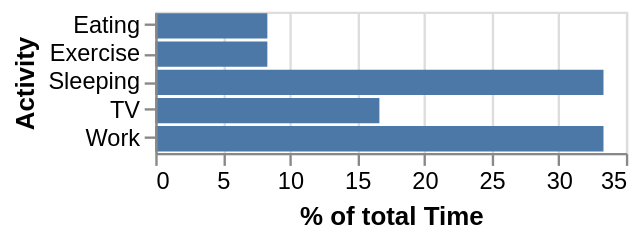

Specify this chart in Vega-Lite:
### Vega specification from a JSON file in a GitHub repository (floating-point values rounded to 4 significant figures)
{"$schema": "https://vega.github.io/schema/vega/v5.json", "description": "A bar graph showing what activites consume what percentage of the day.", "autosize": "pad", "padding": 5, "width": 200, "style": "cell", "data": [{"name": "source_0", "values": [{"Activity": "Sleeping", "Time": 8}, {"Activity": "Eating", "Time": 2}, {"Activity": "TV", "Time": 4}, {"Activity": "Work", "Time": 8}, {"Activity": "Exercise", "Time": 2}]}, {"name": "data_0", "source": "source_0", "transform": [{"type": "joinaggregate", "as": ["TotalTime"], "ops": ["sum"], "fields": ["Time"]}, {"type": "formula", "expr": "datum.Time/datum.TotalTime * 100", "as": "PercentOfTotal"}, {"type": "filter", "expr": "datum[\"PercentOfTotal\"] !== null && !isNaN(datum[\"PercentOfTotal\"])"}]}], "signals": [{"name": "y_step", "value": 12}, {"name": "height", "update": "bandspace(domain('y').length, 0.1, 0.05) * y_step"}], "marks": [{"name": "marks", "type": "rect", "style": ["bar"], "from": {"data": "data_0"}, "encode": {"update": {"fill": {"value": "#4c78a8"}, "tooltip": {"signal": "{\"% of total Time\": format(datum[\"PercentOfTotal\"], \"\"), \"Activity\": datum[\"Activity\"]}"}, "x": {"scale": "x", "field": "PercentOfTotal"}, "x2": {"scale": "x", "value": 0}, "y": {"scale": "y", "field": "Activity"}, "height": {"scale": "y", "band": true}}}}], "scales": [{"name": "x", "type": "linear", "domain": {"data": "data_0", "field": "PercentOfTotal"}, "range": [0, {"signal": "width"}], "nice": true, "zero": true}, {"name": "y", "type": "band", "domain": {"data": "data_0", "field": "Activity", "sort": true}, "range": {"step": {"signal": "y_step"}}, "paddingInner": 0.1, "paddingOuter": 0.05}], "axes": [{"scale": "x", "orient": "bottom", "grid": false, "title": "% of total Time", "labelFlush": true, "labelOverlap": true, "tickCount": {"signal": "ceil(width/40)"}, "zindex": 1}, {"scale": "x", "orient": "bottom", "gridScale": "y", "grid": true, "tickCount": {"signal": "ceil(width/40)"}, "domain": false, "labels": false, "maxExtent": 0, "minExtent": 0, "ticks": false, "zindex": 0}, {"scale": "y", "orient": "left", "grid": false, "title": "Activity", "zindex": 1}]}
